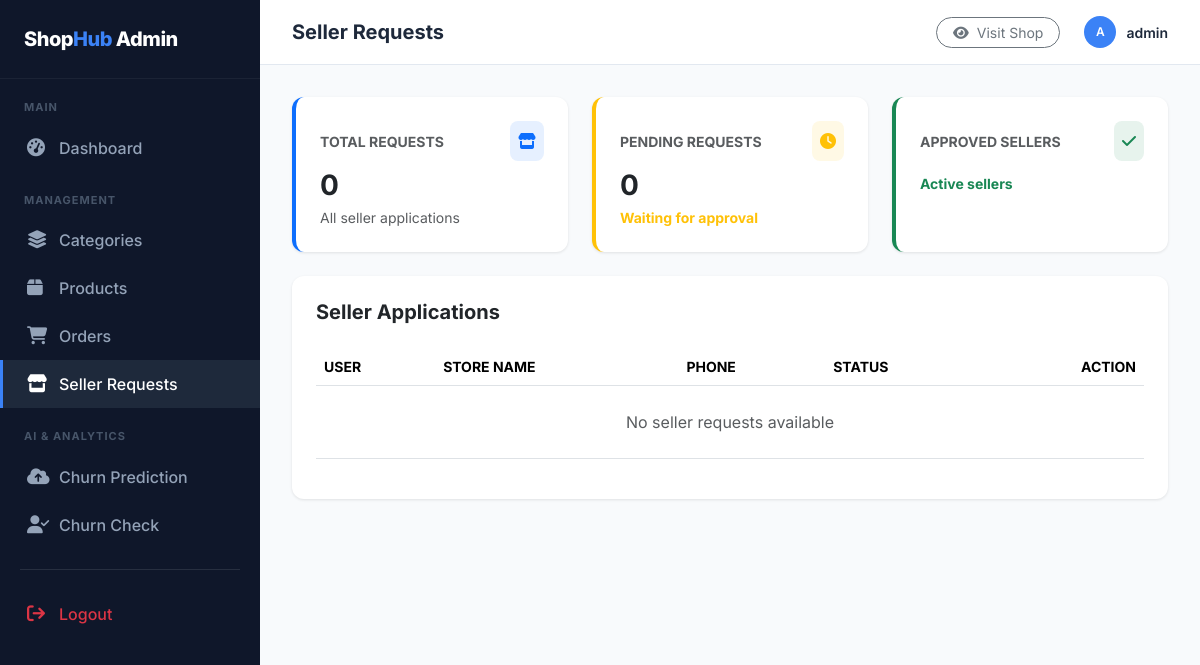
Page /management/seller-requests/ (signed in) on the earlier database version.
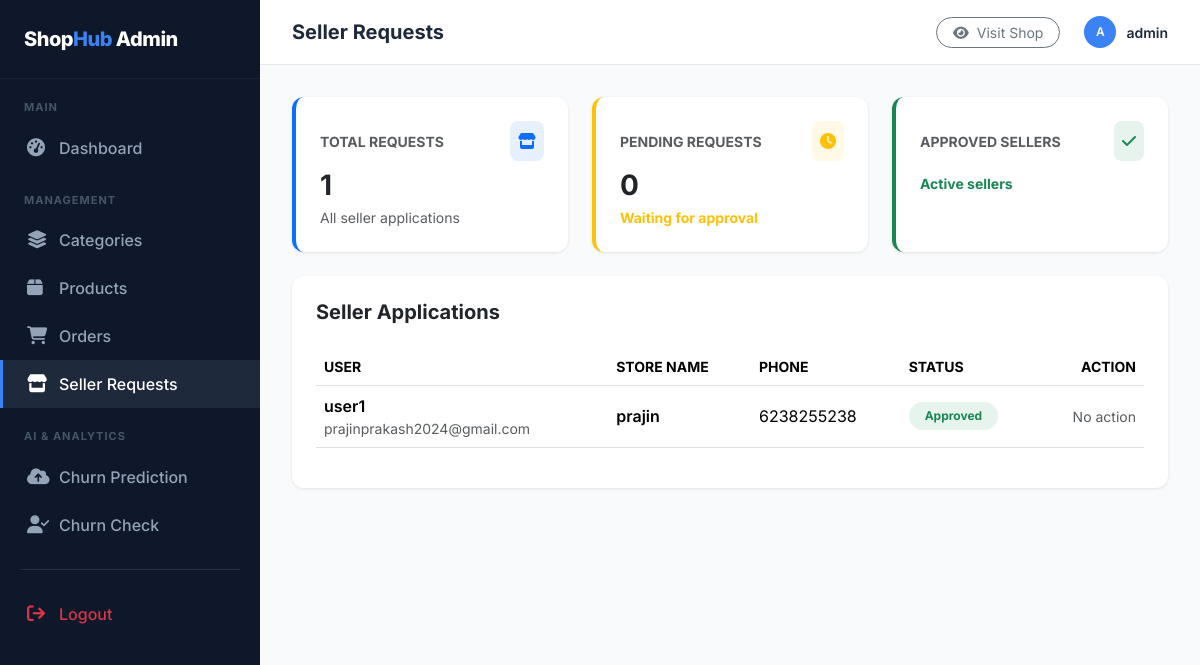
Same page on the later database version.
### products/models.py (models this page shows, shortened)
class SellerRequest(models.Model):
    user = models.OneToOneField(User, on_delete=models.CASCADE)
    store_name = models.CharField(max_length=200)
    phone = models.CharField(max_length=20)
    approved = models.BooleanField(default=False)
    created_at = models.DateTimeField(auto_now_add=True)

### products/admin_views.py (the view)
# urls.py: path("seller-requests/",admin_views.seller_requests,name="seller_requests"),
@staff_member_required(login_url='/accounts/management-login/')
def seller_requests(request):
    sellers = SellerRequest.objects.all()
    return render(request,"admin/seller_requests.html",{
        "sellers":sellers
    })

### products/context_processors.py (called while the page is built)
def categories_processor(request):
    categories = Category.objects.all()
    return {
        'categories': categories
    }

### templates/admin/seller_requests.html (shortened to what the changed rows need)
{% extends 'admin/base_admin.html' %}
{% block content %}
<div class="row g-4 mb-4">
    <div class="col-md-4">
        <div class="card p-4 h-100 border-start border-primary border-4">
            <div class="d-flex align-items-center justify-content-between mb-2">
                <span class="text-muted small fw-bold text-uppercase">Total Requests</span>
                <div class="bg-primary bg-opacity-10 text-primary p-2 rounded-3">
                </div>
            </div>
            <h3 class="fw-bold mb-1">{{ sellers|length }}</h3>
            <span class="text-muted small">All seller applications</span>
        </div>
    </div>
</div>
<div class="card p-4">
    <div class="table-responsive">
        <table class="table table-hover align-middle">
            <thead class="text-muted small text-uppercase">
                <tr>
                    <th>User</th>
                    <th>Store Name</th>
                    <th>Phone</th>
                    <th>Status</th>
                    <th class="text-end">Action</th>
                </tr>
            </thead>
            <tbody>
                {% for seller in sellers %}
                <tr>
                    <td>
                        <div class="fw-semibold">{{ seller.user.username }}</div>
                        <div class="text-muted small">{{ seller.user.email }}</div>
                    </td>
                    <td class="fw-semibold">
                        {{ seller.store_name }}
                    </td>
                    <td>
                        {{ seller.phone }}
                    </td>
                    <td>
                        {% if seller.approved %}
                        <span class="badge bg-success bg-opacity-10 text-success rounded-pill px-3 py-2">
                            Approved
                        </span>
                        {% else %}
                        <span class="badge bg-warning bg-opacity-10 text-warning rounded-pill px-3 py-2">
                            Pending
                        </span>
                        {% endif %}
                    </td>
                    <td class="text-end">
                        {% if not seller.approved %}
                        <a href="{% url 'approve_seller' seller.id %}"
                           class="btn btn-success btn-sm">
                           <i class="fa-solid fa-check me-1"></i> Approve
                        </a>
                        {% else %}
                        <span class="text-muted small">No action</span>
                        {% endif %}
                    </td>
                </tr>
                {% empty %}
                <tr>
                    <td colspan="5" class="text-center py-4 text-muted">
                        No seller requests available
                    </td>
                </tr>
                {% endfor %}
            </tbody>
        </table>
    </div>
</div>
{% endblock %}

Differences in the rows shown:
added SellerRequest: user.username "user1", user.email "prajinprakash2024@gmail.com", store_name "prajin", phone "6238255238", approved "Approved"
Other differences:
{{ sellers|length }}: "0" → "1"
text no longer shown: "No seller requests available"
